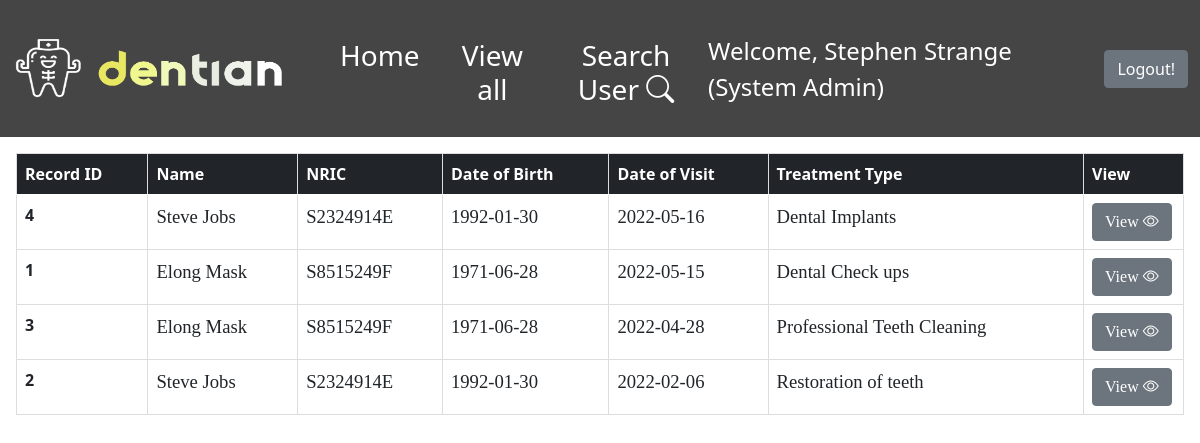
The page /AssistantDashboard.php (signed in) on the database as committed earlier.
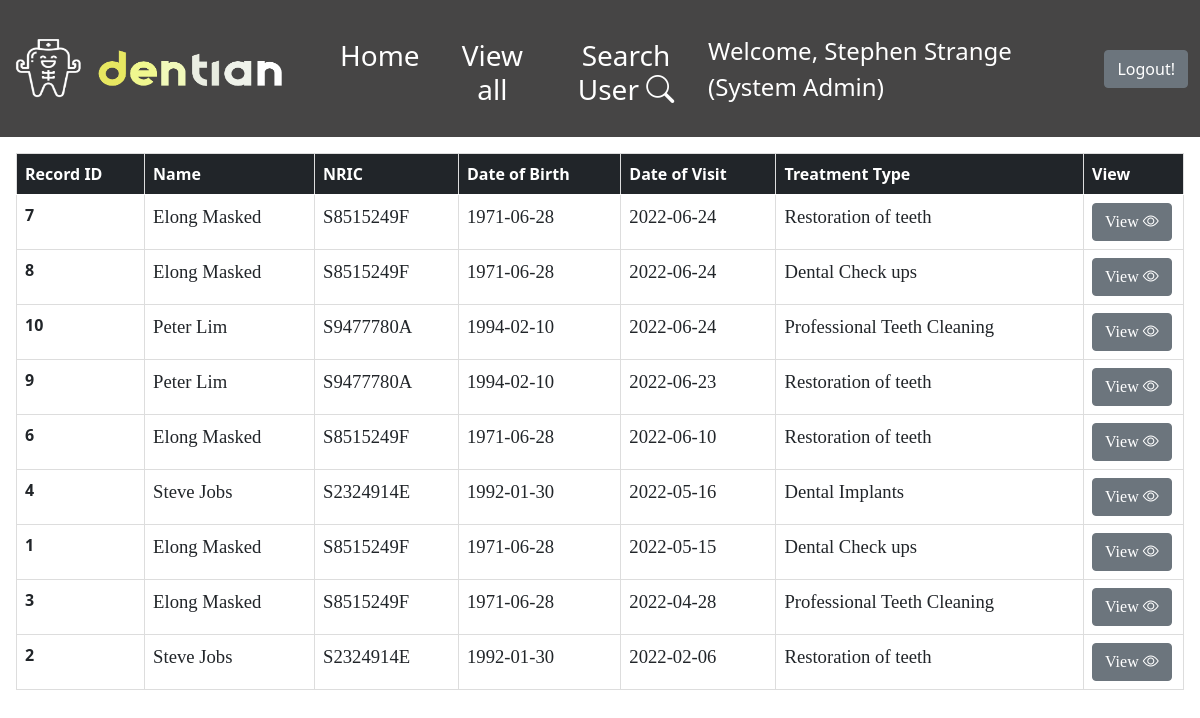
The same page on the database as committed later.
### tables this page shows
CREATE TABLE `patient_record` (
  `Record_ID` int(6) NOT NULL,
  `Patient_ID` int(11) NOT NULL,
  `Treatment_Date` date DEFAULT NULL,
  `Treatment_type` varchar(50) NOT NULL,
  `Treatment_details` varchar(255) NOT NULL,
  `Material_used` varchar(255) NOT NULL,
  `Doctor/Assistant 1` varchar(50) NOT NULL,
  `Doctor/Assistant 2` varchar(50) NOT NULL
);

CREATE TABLE `patient_profile` (
  `Patient_ID` int(11) NOT NULL,
  `Status` varchar(10) NOT NULL DEFAULT 'Active',
  `First_Name` varchar(20) NOT NULL,
  `Last_Name` varchar(20) NOT NULL,
  `NRIC_PNum` varchar(9) NOT NULL,
  `Gender` char(1) NOT NULL,
  `Birth_Date` date DEFAULT NULL,
  `Address` varchar(50) NOT NULL,
  `Nationality` varchar(100) NOT NULL,
  `Phone_Num` int(8) NOT NULL,
  `Email` varchar(50) NOT NULL,
  `Marital Status` varchar(20) NOT NULL,
  `Occupation` varchar(50) NOT NULL,
  `Smoker` varchar(3) NOT NULL,
  `Allergies` varchar(100) DEFAULT NULL,
  `Long_term_med` varchar(200) DEFAULT NULL,
  `Existing_Med_Conds` varchar(200) DEFAULT NULL,
  `Referred_by_clinic` varchar(50) DEFAULT NULL,
  `Referred_memo` varchar(200) DEFAULT NULL,
  `Family_ID` int(100) DEFAULT NULL,
  `Emer_Name` varchar(20) NOT NULL,
  `Emer_Contact` int(8) NOT NULL,
  `Emer_relation` varchar(10) NOT NULL,
  `Subsidies` varchar(3) NOT NULL
);

### db_connection.php (called while the page is built, shortened)
<?php
class DB_Connect
{
    public function connect()
    {
        try {
            $host2 = "sql6.freemysqlhosting.net";
            $db2 = "sql6501826";
            $username2 = "sql6501826";
            $password2 = "YnaPNqTYI4";
            $conn = new PDO('mysql:host='. $host2 . '; dbname=' . $db2 , $username2, $password2);
            return $conn;
        } catch (PDOException $e) {
            print "Error: " . $e->getMessage() . "<br>";
            die();
        }
    }
}

### AssistantDashboard.php (the view, shortened to what this page needs)
<?php
include 'db_connection.php';
require_once('Navbar.php');
if(!isset($_SESSION['Role']) && empty($_SESSION['Role'])) {
	header("Location: index.php");
}else {
    if (!isset($_SESSION['patientprof']) && empty($_SESSION['patientprof'])) {
        $db = new DB_Connect();
        $stmt = $db->connect()->prepare("SELECT r.Record_ID, profile.First_Name, profile.Last_Name, profile.NRIC_PNum, profile.Birth_Date,
        r.Treatment_Date, r.Treatment_Type, r.Treatment_details, r.Material_used, `Doctor/Assistant 1`, `Doctor/Assistant 2` FROM `patient_record`
        as r INNER JOIN patient_profile as profile on profile.Patient_ID = r.Patient_ID order by r.Treatment_Date DESC");
        $stmt->execute();
        if ($stmt->rowCount() > 0) {
            $patient_records = $stmt->fetchAll(PDO::FETCH_ASSOC);
        }
    } else {
        $patient_records = $_SESSION['patientprof'];
        $errormsg = $_SESSION['errorMsg'];
        $rowCount = $_SESSION['rowCount'];
    }
}
?>
<html>
<head>
    <link rel="stylesheet" href="https://cdn.jsdelivr.net/npm/bootstrap-icons@1.8.1/font/bootstrap-icons.css">
    <link href="https://cdn.jsdelivr.net/npm/bootstrap@5.0.2/dist/css/bootstrap.min.css" rel="stylesheet">
    <link rel="stylesheet" href="https://cdn.jsdelivr.net/npm/bootstrap-icons@1.8.1/font/bootstrap-icons.css">
</head>
<body>
    <div class="w-100 p-3">
        <table class="table table-hover ps-1">
            <thead class="table-dark">
            <tr>
                    <th scope="col">Record ID</th>
                    <th scope="col">Name</th>
                    <th scope="col">NRIC</th>
                    <th scope="col">Date of Birth</th>
                    <th scope="col">Date of Visit</th>
                    <th scope="col">Treatment Type</th>
					<th scope="col" style="width: 100px">View</th>
                </tr>
            </thead>
            <tbody>
               <?php
                foreach ($patient_records as $record) {
                    echo
                    '<tr>' .
                    '<th scope="row">' . $record['Record_ID'] . '</th>' .
                    '<td>' . $record['First_Name'] . ' ' . $record['Last_Name'] . '</td>' .
                    '<td>' . $record['NRIC_PNum'] . '</td>' .
                    '<td>' . $record['Birth_Date'] . '</td>' .
                    '<td>' . $record['Treatment_Date'] . '</td>' .
                    '<td>' . $record['Treatment_Type'] . '</td>' .
                    '<td style="display:none">' . $record['Treatment_details'] . '</td>' .
                    '<td style="display:none">' . $record['Material_used'] . '</td>' .
                    '<td style="display:none">' . $record['Doctor/Assistant 1'] . '</td>' .
                    '<td style="display:none">' . $record['Doctor/Assistant 2'] . '</td>' .
                    '<td><button type="button" class="btn btn-secondary viewBtn" data-bs-toggle="modal" data-bs-target="#viewAcc">View  <i class="bi bi-eye"></i></button></td>' .
                    '</tr>';
                }
               ?>
            </tbody>
        </table>
    </div>
</body>
</html>

Rows that differ between the two databases and show on the page:
added patient_record: Record_ID "7", Patient_ID.First_Name "Elong", Patient_ID.Last_Name "Masked", Patient_ID.NRIC_PNum "S8515249F", Patient_ID.Birth_Date "1971-06-28", Treatment_Date "2022-06-24", Treatment_type "Restoration of teeth"
added patient_record: Record_ID "8", Patient_ID.First_Name "Elong", Patient_ID.Last_Name "Masked", Patient_ID.NRIC_PNum "S8515249F", Patient_ID.Birth_Date "1971-06-28", Treatment_Date "2022-06-24", Treatment_type "Dental Check ups"
added patient_record: Record_ID "10", Patient_ID.First_Name "Peter", Patient_ID.Last_Name "Lim", Patient_ID.NRIC_PNum "S9477780A", Patient_ID.Birth_Date "1994-02-10", Treatment_Date "2022-06-24", Treatment_type "Professional Teeth Cleaning"
added patient_record: Record_ID "9", Patient_ID.First_Name "Peter", Patient_ID.Last_Name "Lim", Patient_ID.NRIC_PNum "S9477780A", Patient_ID.Birth_Date "1994-02-10", Treatment_Date "2022-06-23", Treatment_type "Restoration of teeth"
added patient_record: Record_ID "6", Patient_ID.First_Name "Elong", Patient_ID.Last_Name "Masked", Patient_ID.NRIC_PNum "S8515249F", Patient_ID.Birth_Date "1971-06-28", Treatment_Date "2022-06-10", Treatment_type "Restoration of teeth"
changed through a linked row, patient_record id 1: Patient_ID.Last_Name "Mask" → "Masked"
changed through a linked row, patient_record id 3: Patient_ID.Last_Name "Mask" → "Masked"
